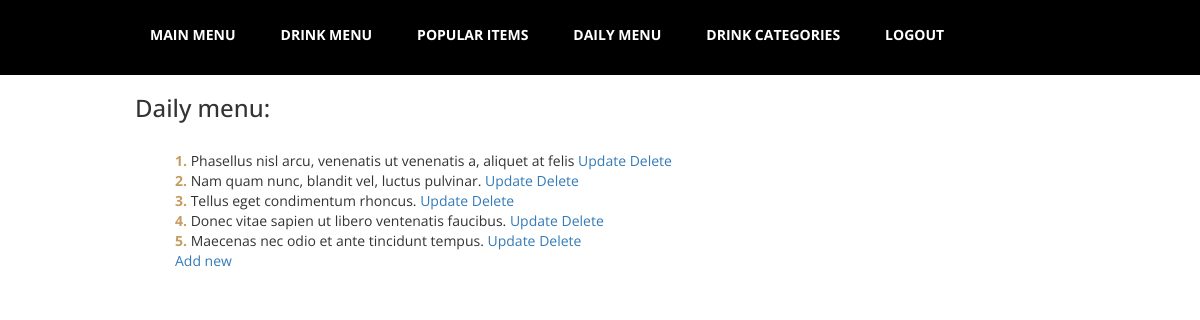
Screenshot of /admin/dailyMenuAdmin.php (signed in) with the database file from the repository.
### tables this page shows
CREATE TABLE `daily_menu` (
  `id` int(11) NOT NULL,
  `menu_name` varchar(150) NOT NULL
);

### lib/DB.php (called while the page is built, shortened)
<?php
class DB
{
    private $host = "localhost";
    private $username = "root";
    private $password = "";
    private $dbName = "coffeeshop_db";
    private \PDO $connection;
    public function __construct(
        string $host = "",
        int $port = 3306,
        string $username = "",
        string $password = "",
        string $dbName = ""
    )
    {
        if(!empty($host)) {
            $this->host = $host;
        }
        if(!empty($username)) {
            $this->username = $username;
        }
        if(!empty($dbName)) {
            $this->dbName = $dbName;
        }
        try {
            $this->connection = new \PDO(
                "mysql:host=$this->host;dbname=$this->dbName;charset=utf8mb4",
                $this->username,
                $this->password
            );
            $this->connection->setAttribute(\PDO::ATTR_ERRMODE, \PDO::ERRMODE_EXCEPTION);
        } catch(\PDOException $e) {
            echo "Connection failed: " . $e->getMessage();
        }
    }
    public function getDailyMenu() :array {
        $sql = "SELECT * FROM daily_menu";
        $query = $this->connection->query($sql);
        $data = $query->fetchAll(\PDO::FETCH_ASSOC);
        return $data;
    }
}

### admin/dailyMenuAdmin.php (the view, shortened to what this page needs)
<?php require_once "adminMenu.php";
$dailyMenuItems = $db->getDailyMenu();
?>
<div class="container">
    <h3>Daily menu:</h3><br>
<?php
echo "<ol>";
foreach ($dailyMenuItems as $menuItem) {
    echo "<li>".$menuItem['menu_name']."
    <a href='updateDailyMenu.php?id=".$menuItem['id']."'>Update</a>
    <a href='deleteDailyMenu.php?id=".$menuItem['id']."' onclick='return confirmDelete()'>Delete</a>
    </li>";
}
echo "<a href='insertDailyMenu.php'>Add new</a>"
?>
</div>

### css/templatemo-style.css (style rules this page uses)
* { font-family: 'Open Sans', sans-serif; }
.container { max-width: 960px; }
ol { counter-reset: item }
ol li { display: block }
ol li:before { content: counter(item) ". "; counter-increment: item; color: #c79c60; font-weight: 700; }

### rows the page displays
daily_menu: menu_name "Phasellus nisl arcu, venenatis ut venenatis a, aliquet at felis"
daily_menu: menu_name "Nam quam nunc, blandit vel, luctus pulvinar."
daily_menu: menu_name "Tellus eget condimentum rhoncus."
daily_menu: menu_name "Donec vitae sapien ut libero ventenatis faucibus."
daily_menu: menu_name "Maecenas nec odio et ante tincidunt tempus."
